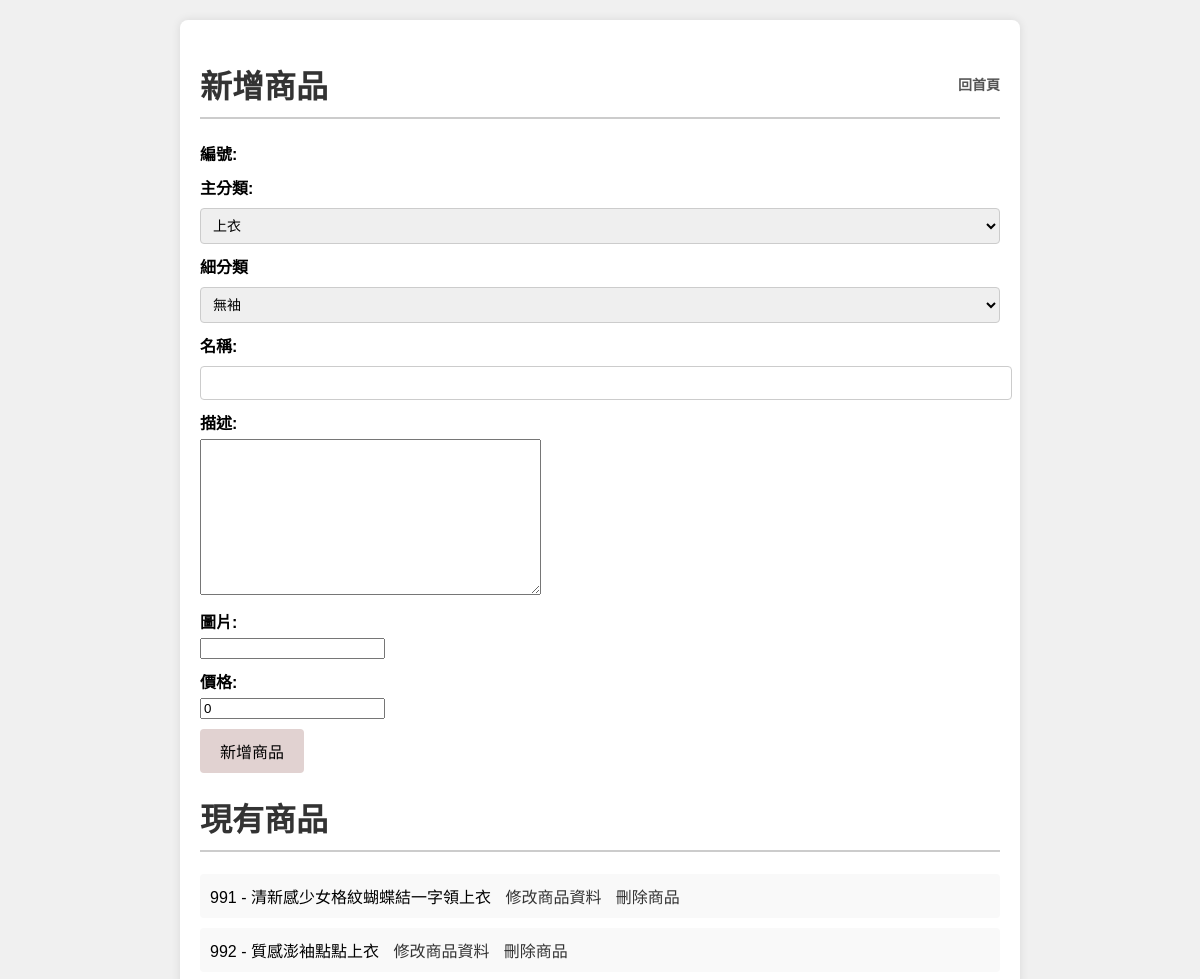
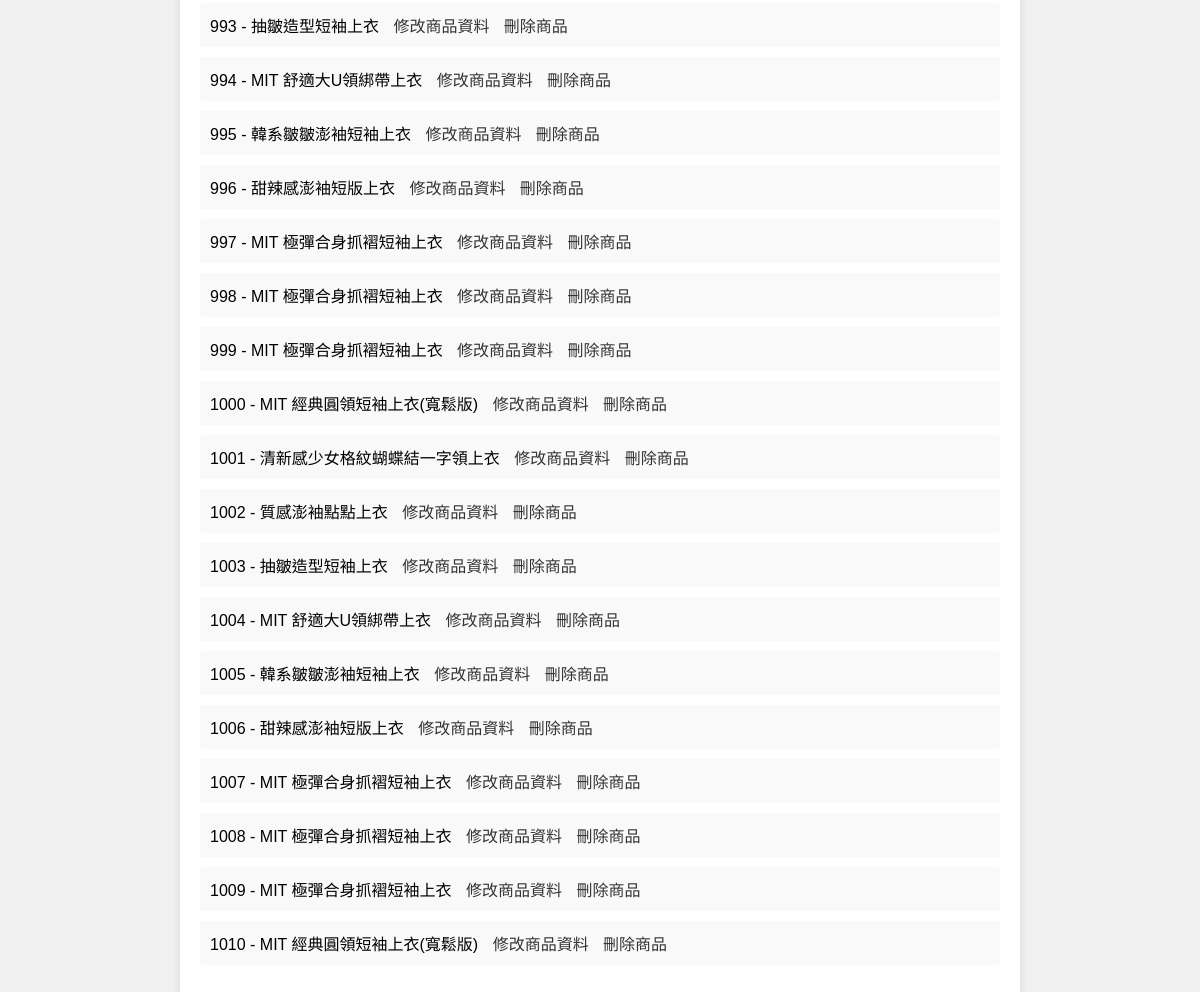
Screenshot of /manage_products.html/ with the database file from the repository (2 pictures, top to bottom).
### home/models.py (models this page shows, shortened)
class Product(models.Model):
    CATEGORY_CHOICES = [
        ('tops', '上衣'),
        ('bottoms', '下装'),
        ('dresses', '洋装'),
        ('sweaters', '毛衣'),
        ('outerwear', '外套/夾克'),
        ('homewear', '家居'),
        ('shoes', '鞋子'),
        ('bags', '包包'),
        ('accessories', '配件'),
    ]
    SUBCATEGORY_CHOICES = {
        'tops': [
            ('sleeveless', '無袖'),
            ('short_sleeve', '短袖'),
            ('long_sleeve', '長袖'),
            ('shirt', '襯衫'),
        ],
        'bottoms': [
            ('skirts', '裙類'),
            ('shorts', '短褲'),
            ('pants', '長褲'),
            ('jeans', '牛仔褲'),
        ],
        'dresses': [
            ('floral', '小碎花'),
            ('straight', '直筒'),
            ('sleeveless', '無袖'),
        ],
        'sweaters': [
            ('sweater', '毛衣'),
            ('knit_vest', '針織背心'),
            ('knit_cardigan', '針織外套'),
        ],
        'outerwear': [
            ('casual_jacket', '休閒外套'),
            ('windbreaker', '防風外套'),
            ('down_jacket', '羽絨外套'),
            ('coat', '大衣'),
        ],
        'homewear': [
            ('pajamas', '睡衣'),
            ('robe', '睡袍'),
        ],
        'shoes': [
            ('flats', '平底鞋'),
            ('dad_sneakers', '老爹鞋'),
            ('clogs', '洞洞鞋'),
        ],
        'bags': [
            ('handbag', '手提包'),
            ('backpack', '後背包'),
            ('shoulder_bag', '肩背包'),
            ('wallet', '皮夾'),
        ],
        'accessories': [
            ('jewelry', '飾品'),
            ('belt', '皮帶'),
            ('hat', '帽子'),
        ],
    }
    productNo = models.AutoField(primary_key=True,  verbose_name='商品編號')
    category = models.CharField(max_length=50, choices=CATEGORY_CHOICES, default='tops', verbose_name='商品類別')
    subcategory = models.CharField(max_length=50, default='sleeveless', verbose_name='商品子類別')
    productName = models.CharField(max_length=100, verbose_name='商品名稱')
    describe = models.TextField(verbose_name='商品描述')
    picture = models.URLField(verbose_name='圖片')
    price = models.PositiveIntegerField(default=0, verbose_name='價格')

### home/views.py (the view)
# urls.py: path('manage_products.html/', views.manage_products, name='manage_products'),
def manage_products(request):
    if request.method == 'POST':
        product_form = ProductForm(request.POST)
        store_form = StoreForm(request.POST)
        if product_form.is_valid():
            product_form.save()
            messages.success(request, '新增商品成功！')
            return redirect('manage_products')
    else:
        product_form = ProductForm()
        store_form = StoreForm()
    products = Product.objects.all()
    stores = Store.objects.all()
    return render(request, 'manage_products.html', {
        'product_form': product_form,
        'store_form': store_form,
        'products': products,
        'stores': stores
    })

### home/forms.py
class ProductForm(forms.ModelForm):
    class Meta:
        model = Product
        fields = ['productNo', 'productName', 'category', 'subcategory', 'describe', 'price', 'picture']

class StoreForm(forms.ModelForm):
    class Meta:
        model = Store
        fields = ['productNo', 'size', 'quantity']

### templates/manage_products.html (shortened to what this page needs)
<!DOCTYPE html>
<html lang="zh-TW">
<head>
</head>
<body>
    <div class="container">
        <h1>
            新增商品
            <a href="/" style="font-size: 14px;">回首頁</a>
        </h1>
        <form method="post">
            <div class="fieldWrapper">
                <label for="id_productNo">編號:</label>
            </div>
            <div class="fieldWrapper">
                <label for="id_category">主分類:</label>
                {{ product_form.category }}
            </div>
            <div class="fieldWrapper">
                <label for="id_subcategory">細分類</label>
                <select name="subcategory" id="id_subcategory">
                    <option value="">---------</option>
                </select>
            </div>
            <div class="fieldWrapper">
                <label for="id_productName">名稱:</label>
                {{ product_form.productName }}
            </div>
            <div class="fieldWrapper">
                <label for="id_describe">描述:</label>
                {{ product_form.describe }}
            </div>
            <div class="fieldWrapper">
                <label for="id_picture">圖片:</label>
                {{ product_form.picture }}
            </div>
            <div class="fieldWrapper">
                <label for="id_price">價格:</label>
                {{ product_form.price }}
            </div>
            <button type="submit">新增商品</button>
        </form>
        <h1>現有商品</h1>
        <ul>
            {% for product in products %}
                <li>
                    {{ product.productNo }} - {{ product.productName }}
                    <a href="{% url 'edit_product' product.productNo %}">修改商品資料</a>
                    <a href="{% url 'delete_product' product.productNo %}">刪除商品</a>
                </li>
            {% endfor %}
        </ul>
    </div>
</body>
</html>

### templates/manage_products.html (style rules this page uses)
body { font-family: Arial, sans-serif; background-color: #f0f0f0; margin: 0; padding: 20px; }
.container { max-width: 800px; margin: 0 auto; background: #fff; padding: 20px; border-radius: 8px; box-shadow: 0px 0px 10px rgba(0, 0, 0, 0.1); }
h1 { color: #333; border-bottom: 2px solid #ccc; padding-bottom: 10px; display: flex; justify-content: space-between; align-items: center; }
h1 a { font-size: 14px; margin-left: 10px; text-decoration: none; color: #555; }
form { margin-bottom: 20px; }
.fieldWrapper { margin-bottom: 10px; }
label { display: block; font-weight: bold; margin-bottom: 5px; }
input[type="text"], select { width: calc(100% - 6px); padding: 8px; border: 1px solid #ccc; border-radius: 4px; font-size: 14px; margin-top: 4px; }
select { width: 100%; }
button { background-color: #4CAF50; color: black; background-color: rgb(225, 210, 209); padding: 10px 20px; border: none; border-radius: 4px; cursor: pointer; font-size: 16px; }
ul { list-style-type: none; padding: 0; }
li { background-color: #f9f9f9; padding: 10px; margin-bottom: 10px; border-radius: 4px; }
li a { color: #333; text-decoration: none; margin-left: 10px; }

### rows the page displays
Product: productNo "991", productName "清新感少女格紋蝴蝶結一字領上衣"
Product: productNo "992", productName "質感澎袖點點上衣"
Product: productNo "993", productName "抽皺造型短袖上衣"
Product: productNo "994", productName "MIT 舒適大U領綁帶上衣"
Product: productNo "995", productName "韓系皺皺澎袖短袖上衣"
Product: productNo "996", productName "甜辣感澎袖短版上衣"
Product: productNo "997", productName "MIT 極彈合身抓褶短袖上衣"
Product: productNo "998", productName "MIT 極彈合身抓褶短袖上衣"
Product: productNo "999", productName "MIT 極彈合身抓褶短袖上衣"
Product: productNo "1000", productName "MIT 經典圓領短袖上衣(寬鬆版)"
Product: productNo "1001", productName "清新感少女格紋蝴蝶結一字領上衣"
Product: productNo "1002", productName "質感澎袖點點上衣"
Product: productNo "1003", productName "抽皺造型短袖上衣"
Product: productNo "1004", productName "MIT 舒適大U領綁帶上衣"
Product: productNo "1005", productName "韓系皺皺澎袖短袖上衣"
Product: productNo "1006", productName "甜辣感澎袖短版上衣"
Product: productNo "1007", productName "MIT 極彈合身抓褶短袖上衣"
Product: productNo "1008", productName "MIT 極彈合身抓褶短袖上衣"
Product: productNo "1009", productName "MIT 極彈合身抓褶短袖上衣"
Product: productNo "1010", productName "MIT 經典圓領短袖上衣(寬鬆版)"
